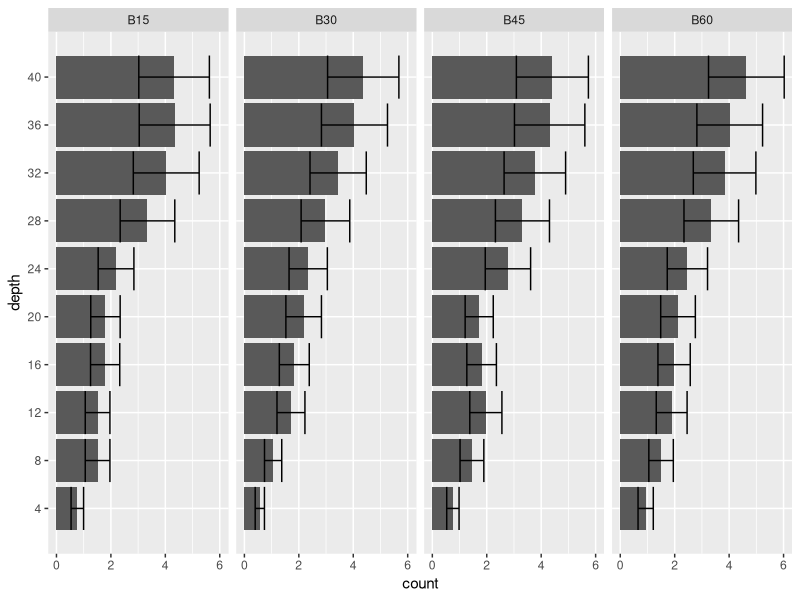
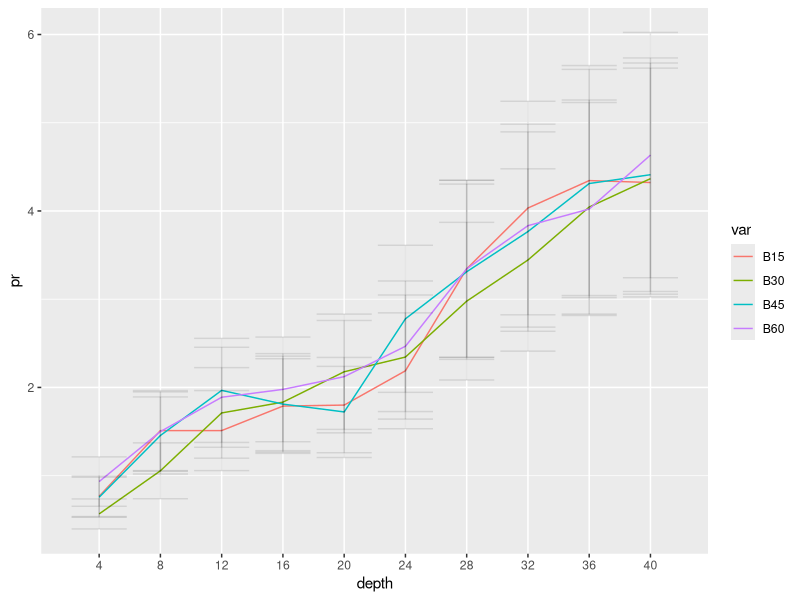

Source code (R) for these figures, in order:
require(tidyverse)
require(readxl)

col_names <- c('depth', 'var', 'pr', 'prr')

data <- read_excel('data/penetracni_odpor.xlsx',
                   col_names = c('depth', 'var', 'pr', 'prr', 1:5), skip = 1) %>% 
  select(depth, var, pr, prr) %>% 
  group_by(depth, var) %>% 
  summarise(pr = mean(pr)) %>% 
  ungroup() %>% 
  mutate(se = 0.3 * pr)

ggplot(data, aes(depth, weight = pr)) +
  geom_bar() +
  geom_errorbar(aes(ymin = pr - se, ymax = pr + se)) +
  facet_grid(~var) +
  coord_flip() +
  scale_x_continuous(breaks = seq(0, 40, 4), minor_breaks = seq(0, 40, 4))
  

ggplot(data, aes(depth, y = pr)) +
  geom_line(aes(color = var)) +
  geom_errorbar(aes(ymin = pr - se, ymax = pr + se, fill = var), alpha = 0.1) +
  # geom_errorbar(aes(ymin = pr - se, ymax = pr + se)) +
  scale_x_continuous(breaks = seq(0, 40, 4), minor_breaks = seq(0, 40, 4))


